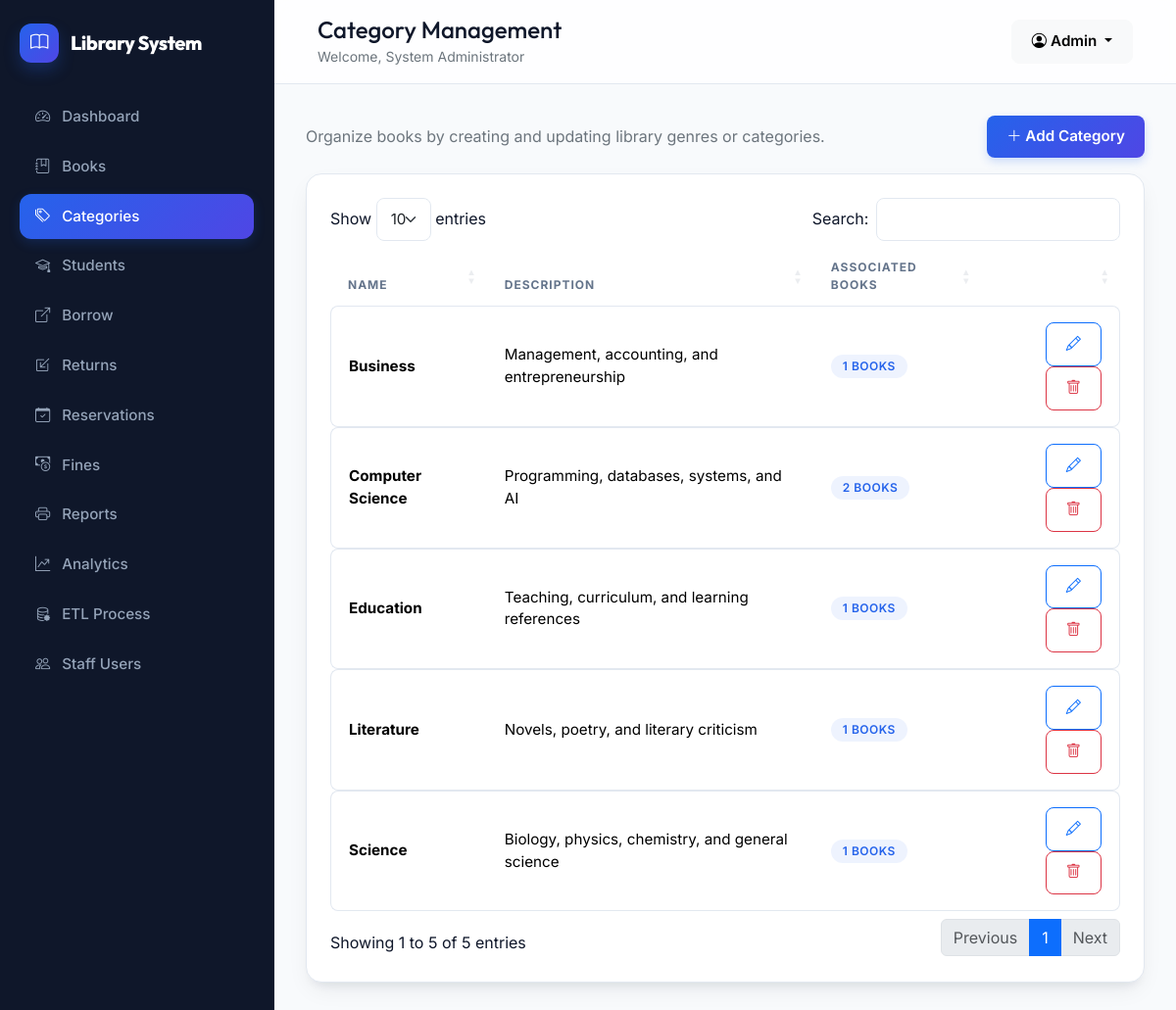
Screenshot of /admin/categories.php (signed in) with the database file from the repository.
### tables this page shows
CREATE TABLE categories (
  id INT AUTO_INCREMENT PRIMARY KEY,
  name VARCHAR(120) NOT NULL UNIQUE,
  description TEXT NULL,
  created_at TIMESTAMP NOT NULL DEFAULT CURRENT_TIMESTAMP
);

### includes/functions.php (called while the page is built, shortened)
<?php
function e(?string $value): string
{
    return htmlspecialchars((string) $value, ENT_QUOTES, 'UTF-8');
}
function current_user(): array
{
    return $_SESSION['user'] ?? [];
}

### admin/categories.php (the view, shortened to what this page needs)
<?php
require_once __DIR__ . '/../includes/header.php';
$categoriesList = $pdo->query('SELECT c.*, COUNT(b.id) AS book_count FROM categories c LEFT JOIN books b ON b.category_id = c.id GROUP BY c.id ORDER BY c.name ASC')->fetchAll();
?>
<div class="d-flex justify-content-between align-items-center mb-3">
  <p class="text-secondary mb-0">Organize books by creating and updating library genres or categories.</p>
  <button class="btn btn-primary" data-bs-toggle="modal" data-bs-target="#categoryModal"><i class="bi bi-plus-lg me-1"></i>Add Category</button>
</div>
<div class="panel">
  <div class="table-responsive">
    <table class="table datatable align-middle">
      <thead><tr><th>Name</th><th>Description</th><th>Associated Books</th><th></th></tr></thead>
      <tbody>
      <?php foreach ($categoriesList as $cat): ?>
        <tr>
          <td><strong><?= e($cat['name']) ?></strong></td>
          <td><?= e($cat['description'] ?: 'No description provided.') ?></td>
          <td><span class="badge text-bg-primary"><?= (int) $cat['book_count'] ?> books</span></td>
          <td class="text-end">
            <button class="btn btn-sm btn-outline-primary edit-category" data-category='<?= e(json_encode($cat)) ?>'><i class="bi bi-pencil"></i></button>
            <?php if (current_user()['role'] === 'admin'): ?>
              <form method="post" class="d-inline delete-form">
                <button class="btn btn-sm btn-outline-danger"><i class="bi bi-trash"></i></button>
              </form>
            <?php endif; ?>
          </td>
        </tr>
      <?php endforeach; ?>
      </tbody>
    </table>
  </div>
</div>
<?php require_once __DIR__ . '/../includes/footer.php'; ?>

### assets/css/style.css (style rules this page uses)
:root { --primary: #2563eb; --primary-hover: #1d4ed8; --primary-light: rgba(37, 99, 235, 0.08); --primary-glow: rgba(37, 99, 235, 0.15); --sidebar: #0f172a; --sidebar-active: #2563eb; --sidebar-hover: rgba(255, 255, 255, 0.06); --surface: #ffffff; --page: #f8fafc; --text: #0f172a; --muted: #64748b; --border: #e2e8f0; --border-focus: #94a3b8; --success: #10b981; --success-light: rgba(16, 185, 129, 0.1); --warning: #f59e0b; --warning-light: rgba(245, 158, 11, 0.1); --danger: #ef4444; --danger-light: rgba(239, 68, 68, 0.1); --info: #06b6d4; --info-light: rgba(6, 182, 212, 0.1); --dark: #1e293b; --dark-light: rgba(30, 41, 59, 0.1); --transition: all 0.25s cubic-bezier(0.4, 0, 0.2, 1); --radius-sm: 8px; --radius-md: 12px; --radius-lg: 16px; --shadow-sm: 0 1px 3px 0 rgba(0, 0, 0, 0.05); --shadow-md: 0 4px 6px -1px rgba(0, 0, 0, 0.05), 0 2px 4px -2px rgba(0, 0, 0, 0.05); --shadow-lg: 0 10px 25px -5px rgba(15, 23, 42, 0.08), 0 8px 10px -6px rgba(15, 23, 42, 0.08); }
body { background: var(--page); color: var(--text); font-family: 'Inter', sans-serif; margin: 0; -webkit-font-smoothing: antialiased; }
.panel { background: var(--surface); border: 1px solid var(--border); border-radius: var(--radius-lg); padding: 24px; box-shadow: var(--shadow-lg); position: relative; overflow: hidden; transition: var(--transition); margin-bottom: 24px; }
.btn { border-radius: var(--radius-sm); padding: 10px 20px; font-weight: 600; font-size: 0.95rem; transition: var(--transition); }
.btn-primary { background: linear-gradient(135deg, var(--primary), #4f46e5); border: none; box-shadow: 0 4px 10px rgba(37, 99, 235, 0.2); }
.table { border-collapse: separate; border-spacing: 0 8px; width: 100% !important; }
.table thead th { border: none; color: var(--muted); font-size: 0.75rem; font-weight: 700; text-transform: uppercase; letter-spacing: 1px; padding: 12px 18px; }
.table tbody tr { background: #fff; transition: var(--transition); }
.table tbody td { border-top: 1px solid var(--border); border-bottom: 1px solid var(--border); padding: 16px 18px; font-size: 0.95rem; }
.table tbody td:first-child { border-left: 1px solid var(--border); border-top-left-radius: var(--radius-sm); border-bottom-left-radius: var(--radius-sm); }
.table tbody td:last-child { border-right: 1px solid var(--border); border-top-right-radius: var(--radius-sm); border-bottom-right-radius: var(--radius-sm); }
.badge { padding: 6px 12px; font-weight: 600; font-size: 0.75rem; border-radius: 30px; text-transform: uppercase; letter-spacing: 0.5px; }
.text-bg-primary { background-color: var(--primary-light) !important; color: var(--primary) !important; }

### rows the page displays
categories: name "Business", description "Management, accounting, and entrepreneurship", book_count "1"
categories: name "Computer Science", description "Programming, databases, systems, and AI", book_count "2"
categories: name "Education", description "Teaching, curriculum, and learning references", book_count "1"
categories: name "Literature", description "Novels, poetry, and literary criticism", book_count "1"
categories: name "Science", description "Biology, physics, chemistry, and general science", book_count "1"

### other values shown
$item[1] "Dashboard"
$item[1] "Books"
$item[1] "Categories"
$item[1] "Students"
$item[1] "Borrow"
$item[1] "Returns"
$item[1] "Reservations"
$item[1] "Fines"
$item[1] "Reports"
$item[1] "Analytics"
$item[1] "ETL Process"
$item[1] "Staff Users"
$pageTitle "Category Management"
current_user()['name'] "System Administrator"
current_user()['role'] "Admin"
